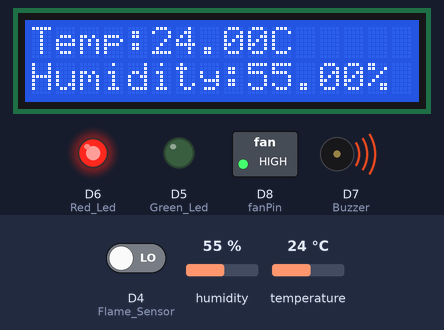
The sketch below on a simulated ESP8266 (NodeMCU). On the bench: 16×2 character LCD, switched loads named in the sketch (green lamp = pin HIGH), output pins drawn as LEDs (lit = HIGH), buzzer (waves = sounding). Dashed ring = blinking. Inputs (shaded band) come from the test bench; at power-on: D4 (Flame_Sensor) LOW, humidity 55 %, temperature 24 °C. WiFi joins after 1.5 s; servers stay silent unless stated; what the sketch prints to the serial monitor is not drawn.

Above: at 4.55 s.
4.6 s: D4 (Flame_Sensor) driven HIGH
At 5.5 s:
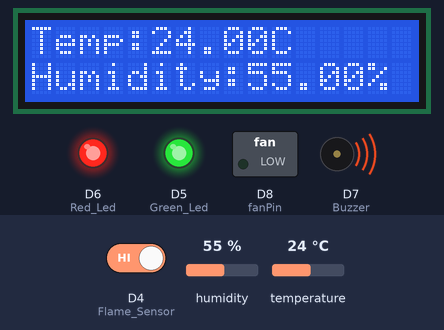
6.1 s: humidity set to 22 %
At 8.7 s:
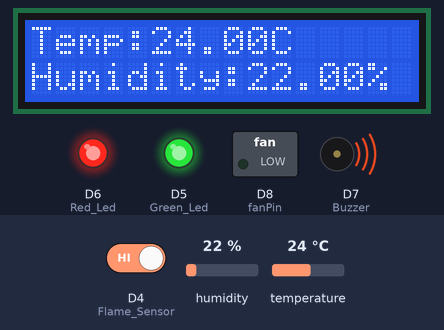
9.4 s: D4 (Flame_Sensor) driven LOW
At 9.9 s:
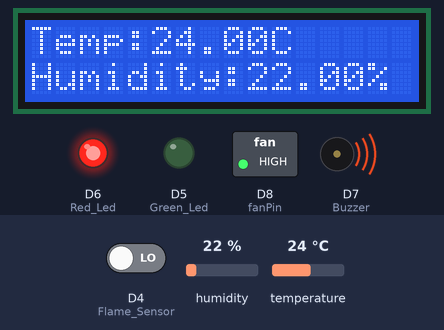
14.0 s: temperature set to 12 °C
At 16.25 s:
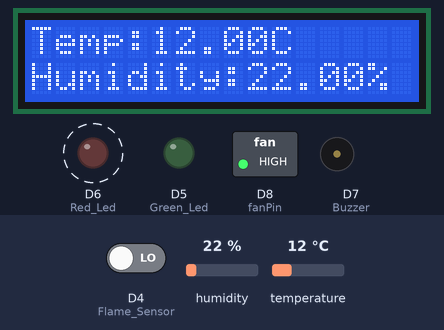
17.4 s: D4 (Flame_Sensor) driven HIGH
At 18.6 s:
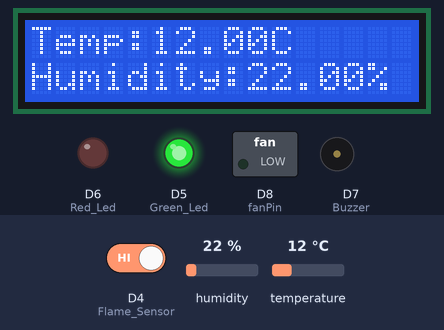
18.9 s: humidity set to 40 %
At 20.3 s:
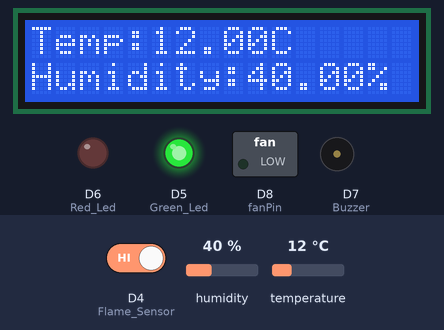
Timing chart, 0 to 21.9 s (numbered marks = the images above; inputs shaded):
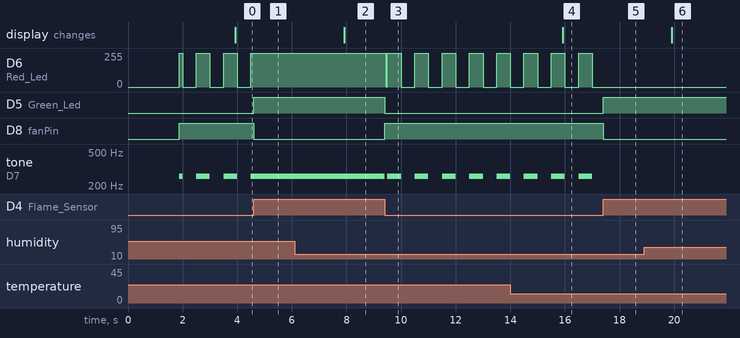

The sketch:

Fire-Detection-SystemAndGUI-ESP.ino
```cpp
// Token
#define BLYNK_TEMPLATE_ID "TMPL6kJTsV83G"
#define BLYNK_TEMPLATE_NAME "DHT11"
#define BLYNK_PRINT Serial

//ESP
#include <ESP8266WiFi.h>
#include <BlynkSimpleEsp8266.h>
#include <DHT.h>
#include <Wire.h>
#include <LiquidCrystal_I2C.h>

//DHT11
#define DHTPIN 0
#define DHTTYPE DHT11
DHT dht(DHTPIN, DHTTYPE);

// Token
char auth[] = "";
// WIFI
char ssid[] = "";  // wifi username
char pass[] = ""; // wifi password

BlynkTimer timer;

// LCD
LiquidCrystal_I2C lcd(0x3F, 16, 2);

// Fan
const int fanPin = D8;

// Concurrent operation times
unsigned long PrevTime_RedLed = 0;
unsigned long Delay_RedLed = 500;
byte RedLedState = LOW;

//DHT11
void sendSensor() {
  float h = dht.readHumidity();
  float t = dht.readTemperature();

  if (isnan(h) || isnan(t)) {
    Serial.println("Failed to read from DHT sensor!");
    lcd.clear();
    lcd.print("Sensor error");
    return;
  }

  // Serial Monitor
  Serial.print("Temperature: ");
  Serial.print(t);
  Serial.println(" *C");

  Serial.print("Humidity: ");
  Serial.print(h);
  Serial.println(" %");

  // Blynk
  Blynk.virtualWrite(V0, t);
  Blynk.virtualWrite(V1, h);

  // LCD
  lcd.clear();
  lcd.setCursor(0, 0);
  lcd.print("Temp:");
  lcd.print(t);
  lcd.print("C");

  lcd.setCursor(0, 1);
  lcd.print("Humidity:");
  lcd.print(h);
  lcd.print("%");
}

void setup() {
  Serial.begin(9600);

  // DHT11 start
  dht.begin();

  // LCD
  lcd.begin();
  lcd.backlight();

  // Pin setup
  pinMode(D5, OUTPUT); // Green Led
  pinMode(D6, OUTPUT); // Red Led
  pinMode(D7, OUTPUT); // Buzzer
  pinMode(D4, INPUT);  // Flame Sensor
  pinMode(fanPin, OUTPUT); // Fan

  // Connect to WiFi and Blynk
  Blynk.begin(auth, ssid, pass);

  // Timer for sensor data
  timer.setInterval(2000L, sendSensor);
}

void loop() {
  Blynk.run();
  timer.run();

  // Flame sensor
  unsigned long currentTime = millis();
  bool FlameSensor = digitalRead(D4);

  // No flame detected
  if (FlameSensor == 1) {
    digitalWrite(D5, HIGH); // Green Led ON
    analogWrite(fanPin, 0);  // Fan OFF
  }

  // Flame detected
   else {
   digitalWrite(D5, LOW); // Green Led OFF
    if (currentTime - PrevTime_RedLed > Delay_RedLed) {
      PrevTime_RedLed += Delay_RedLed;

      if (RedLedState == HIGH) {
        RedLedState = LOW;   // Red Led OFF
        noTone(D7);          // Stop buzzer
      }
      else
      {
        RedLedState = HIGH;  // Red Led ON
        tone(D7, 261);       // Start buzzer
      }
    }
    digitalWrite(D6, RedLedState); // Update Red Led state
    analogWrite(fanPin, 255);      // Fan ON at full speed
  }
}
```

Measured:
- after the input at 4.6 s, D6 (Red_Led): stays 255/255 (without the input it goes to 0/255 after 0.40 s); D5 (Green_Led): LOW → HIGH at once; D8 (fanPin): HIGH → LOW at once; tone on D7 (Buzzer): stays 261 Hz (without the input it goes to silent after 0.40 s)
- after the input at 6.1 s, the display: changes after 1.8 s (image 2)
- after the input at 9.4 s, D5 (Green_Led): HIGH → LOW at once; D8 (fanPin): LOW → HIGH at once; tone on D7 (Buzzer): 261 Hz → silent at once, then repeats every 1.0 s: 261 Hz 0.50 s, silent 0.50 s
- after the input at 14.0 s, the display: changes after 1.9 s (image 4)
- after the input at 17.4 s, D6 (Red_Led): stays 0/255 (without the input it goes to 255/255 after 0.10 s); D5 (Green_Led): LOW → HIGH at once; D8 (fanPin): HIGH → LOW at once; tone on D7 (Buzzer): stays silent (without the input it goes to 261 Hz after 0.10 s)
- after the input at 18.9 s, the display: changes after 1.0 s (image 6)
- by itself, D6 (Red_Led): repeats every 1.0 s: 0/255 0.50 s, 255/255 0.50 s
- by itself, tone on D7 (Buzzer): repeats every 1.0 s: silent 0.50 s, 261 Hz 0.50 s
